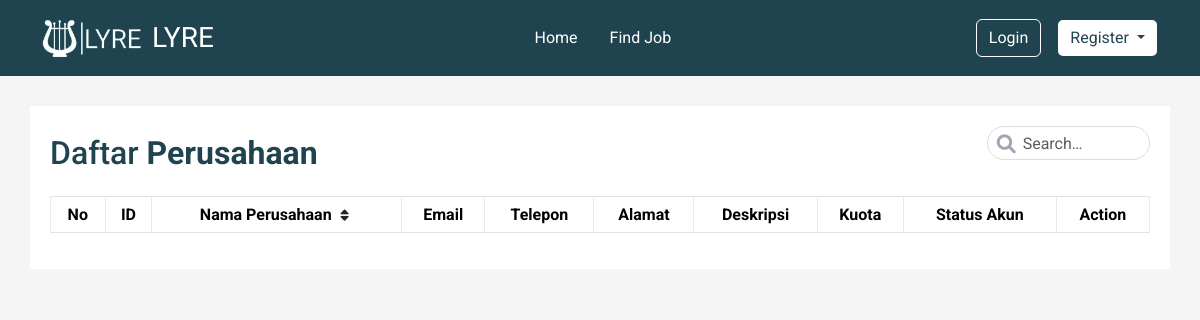
/company.php, run on an earlier commit of the app's database.
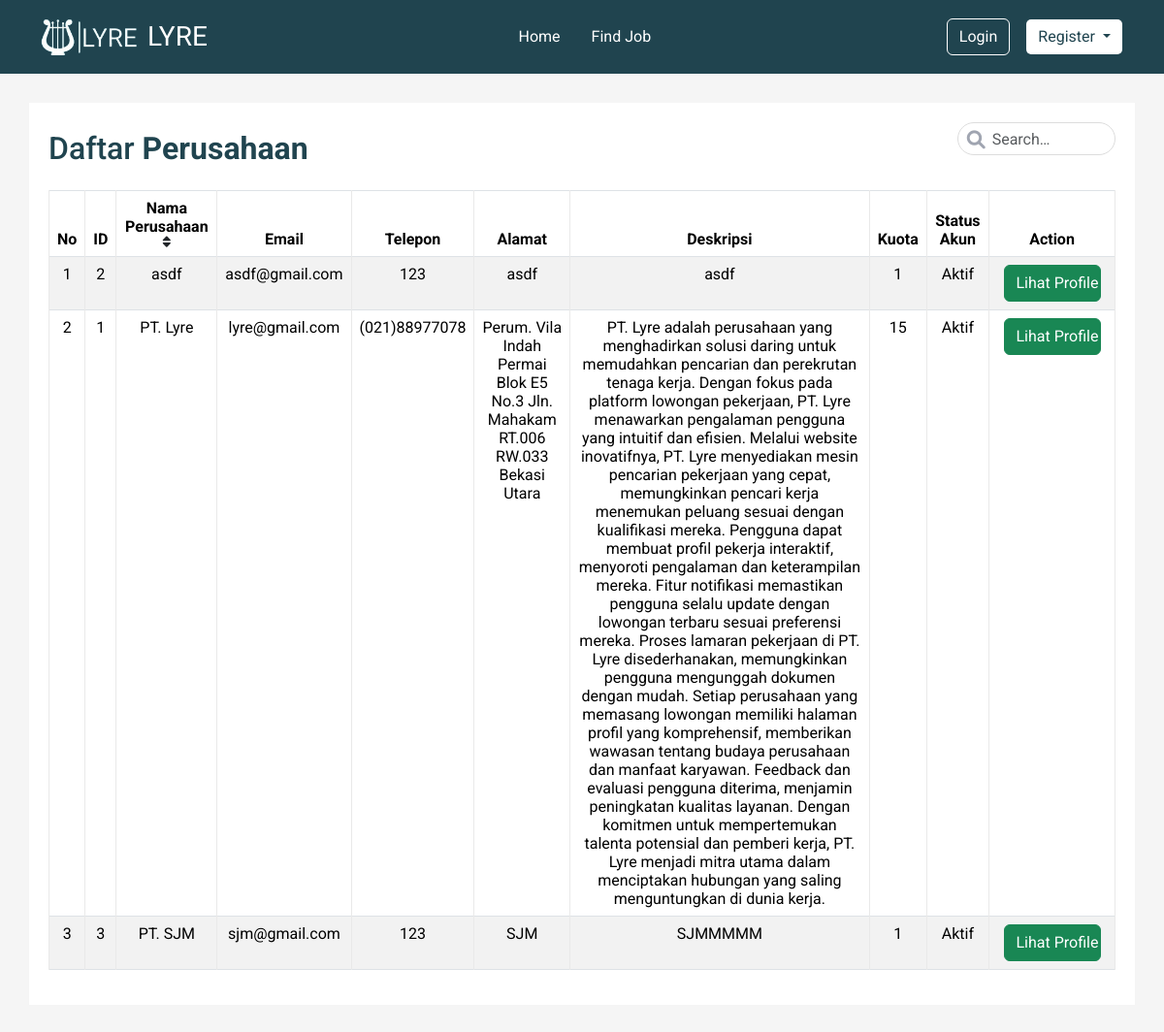
And on a later commit of the database.
### tables this page shows
CREATE TABLE `perusahaan` (
  `id_perusahaan` int(11) NOT NULL,
  `nama_perusahaan` varchar(50) DEFAULT NULL,
  `email_perusahaan` varchar(50) DEFAULT NULL,
  `password` varchar(50) DEFAULT NULL,
  `nomor_telepon` varchar(20) DEFAULT NULL,
  `alamat_perusahaan` varchar(100) DEFAULT NULL,
  `deskripsi_perusahaan` mediumtext DEFAULT NULL,
  `status_akun` varchar(20) DEFAULT NULL,
  `kuota` int(5) DEFAULT NULL
);

### company.php (the view, shortened to what this page needs)
<?php
include 'navbar.php';
$keyword = '';
$orderBy = 'nama_perusahaan';
$orderDirection = 'ASC';
$ambil = "SELECT * FROM perusahaan WHERE nama_perusahaan LIKE '%$keyword%' OR email_perusahaan LIKE '%$keyword%' ORDER BY $orderBy $orderDirection";
$result = $koneksi->query($ambil);
?>
<!DOCTYPE html>
<html lang="en">
<head>
	<link rel="stylesheet" href="https://cdnjs.cloudflare.com/ajax/libs/font-awesome/6.0.0/css/all.min.css">
	<link rel="stylesheet" href="crud.css">
</head>
<body>
	<div style="width:95%; margin:auto;">
		<div class="table-responsive">
			<div class="table-wrapper">
				<div class="table-title">
					<div class="row">
						<div class="col-md-8">
							<h2>Daftar <b>Perusahaan</b></h2>
						</div>
						<div class="col-md-4">
							<div class="row">
								<div class="col-6">
								</div>
								<div class="col-6">
									<div class="search-box-crud">
										<i class="fa-solid fa-magnifying-glass"></i>
										<form method="GET" action="">
											<input type="text" class="form-control" placeholder="Search&hellip;"
												name="keyword" value="<?php echo htmlspecialchars($keyword); ?>">
										</form>
									</div>
								</div>
							</div>
						</div>
					</div>
				</div>
				<table class="table table-striped table-hover table-bordered text-center">
					<thead>
						<tr>
							<th>No</th>
							<th>ID</th>
							<th>
								Nama Perusahaan
								<a
									href="?keyword=<?php echo htmlspecialchars($keyword); ?>&sort=<?php echo ($orderDirection === 'ASC') ? 'desc' : 'asc'; ?>">
									<i
										class="text-dark fa fa-sort <?php echo ($orderDirection === 'ASC') ? 'asc' : 'desc'; ?>"></i>
								</a>
							</th>
							<th>Email</th>
							<th>Telepon</th>
							<th>Alamat</th>
							<th>Deskripsi</th>
							<th>Kuota</th>
							<th>Status Akun</th>
							<th>Action</th>
						</tr>
					</thead>
					<tbody>
						<?php $nomor = 1; ?>
						<?php while ($data = $result->fetch_assoc()) {
                                $id_perusahaan = $data['id_perusahaan'];
                                $nama_perusahaan = $data['nama_perusahaan'];
                                ?>
							<tr>
								<td>
									<?= $nomor; ?>
								</td>
								<td>
									<?php echo $id_perusahaan; ?>
								</td>
								<td>
									<?php echo $nama_perusahaan;  ?>
								</td>
								<td>
									<?php echo $data['email_perusahaan']; ?>
								</td>
								<td>
									<?php echo $data['nomor_telepon']; ?>
								</td>
								<td>
									<?php echo $data['alamat_perusahaan']; ?>
								</td>
								<td>
									<?php echo $data['deskripsi_perusahaan']; ?>
								</td>
								<td>
									<?php echo $data['kuota']; ?>
								</td>
								<td>
									<?php echo $data['status_akun']; ?>
								</td>
								<td>
                                    <?php
                                        if($data['status_akun'] == 'Belum Review'){
                                            ?>
                                            <?php echo "<form method='post' action='proses_perusahaan.php?id_perusahaan=$id_perusahaan&nama_perusahaan=$nama_perusahaan&action=review'>"; ?>
                                                <input type="submit" class="btn btn-primary" value="Konfirmasi">
                                            </form>
                                            <?php
                                        }else if($data['status_akun'] == 'Sedang Review'){ ?>
                                        <?php echo "<form method='post' action='confirmed.php?id_perusahaan=$id_perusahaan'>"; ?>
                                            <input type="submit" class="btn btn-secondary" value="Sedang di Konfirmasi">
                                        </form>
                                            <?php
                                        }else if($data['status_akun'] == 'Aktif'){ ?>
                                            <input type="submit" class="btn btn-success" value="Lihat Profile">
                                        <?php }
                                    ?>
								</td>
							</tr>
							<?php $nomor++; ?>
						<?php } ?>
					</tbody>
				</table>
			</div>
		</div>
	</div>
</body>
</html>

What changed in the data, as far as the page shows it:
added perusahaan: id_perusahaan "2", nama_perusahaan "asdf", email_perusahaan "asdf@gmail.com", nomor_telepon "123", alamat_perusahaan "asdf", deskripsi_perusahaan "asdf", kuota "1", status_akun "Aktif"
added perusahaan: id_perusahaan "1", nama_perusahaan "PT. Lyre", email_perusahaan "lyre@gmail.com", nomor_telepon "(021)88977078", alamat_perusahaan "Perum. Vila Indah Permai Blok E5 No.3 Jln. Mahakam RT.006 RW.033 Bekasi Utara", deskripsi_perusahaan "PT. Lyre adalah perusahaan yang menghadirkan solusi daring untuk memudahkan pencarian dan perekrutan tenaga kerja. Dengan fokus pada platform lowongan pekerjaan, PT. Lyre menawarkan pengalaman pengguna yang intuitif dan efisien. Melalui website inovatifnya, PT. Lyre menyediakan mesin pencarian pekerjaan yang cepat, memungkinkan pencari kerja menemukan peluang sesuai dengan kualifikasi mereka. Pengguna dapat membuat profil pekerja interaktif, menyoroti pengalaman dan keterampilan mereka. Fitur notifikasi memastikan pengguna selalu update dengan lowongan terbaru sesuai preferensi mereka. Proses lamaran pekerjaan di PT. Lyre disederhanakan, memungkinkan pengguna mengunggah dokumen dengan…", kuota "15", status_akun "Aktif"
added perusahaan: id_perusahaan "3", nama_perusahaan "PT. SJM", email_perusahaan "sjm@gmail.com", nomor_telepon "123", alamat_perusahaan "SJM", deskripsi_perusahaan "SJMMMMM", kuota "1", status_akun "Aktif"
